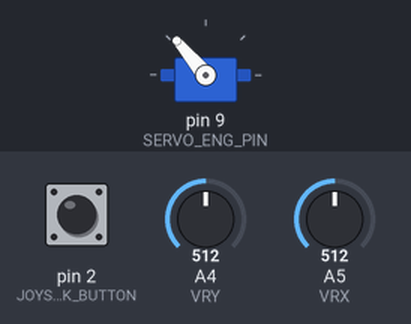
Bench run of a sketch on a simulated Arduino Uno, built with avr-gcc and run on an emulated ATmega328P. Parts: servo. Inputs (shaded band) come from the test bench; at power-on: A4 (VRY) = 512, pin 2 (JOYSTICK_BUTTON) HIGH, A5 (VRX) = 512.

Above: at 1.2 s.
1.3 s: A4 (VRY) set to 716
At 2.0 s:
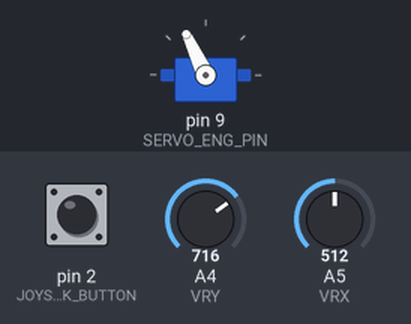
2.8 s: A4 (VRY) set to 1023
At 3.8 s:
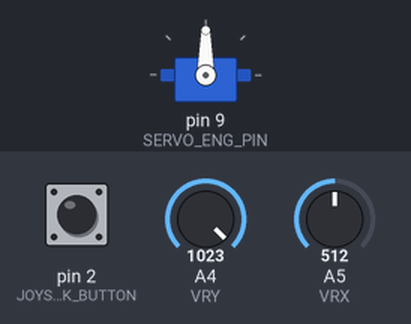
4.3 s: pin 2 (JOYSTICK_BUTTON) pulled LOW for 3.2 s
At 5.0 s:
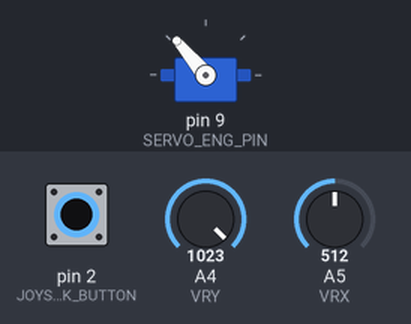
Timing chart, 0 to 9.0 s (numbered marks = the images above; inputs shaded):
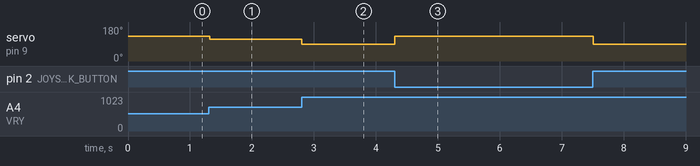

Measured:
- after the input at 1.3 s, servo on pin 9 (SERVO_ENG_PIN): 130° → 115° at once
- after the input at 2.8 s, servo on pin 9 (SERVO_ENG_PIN): 115° → 90° at once
- after the input at 4.3 s, servo on pin 9 (SERVO_ENG_PIN): 90° → 130° at once, → 90° 3.2 s later

The sketch:

robotic_claw.ino
```cpp
#include <Servo.h>

const int JOYSTICK_BUTTON = 2;
const int SERVO_ENG_PIN = 9;
const int VRY = A4;
const int VRX = A5;

const int CLOSE = 170;
const int OPEN = 90;

int leitura_vrx;
int leitura_vry;
int leitura_sw;
int posi_atual = 520;
boolean abrir = 0;
boolean fechar = 0;

Servo servo_motor;

void setup() {
  pinMode(VRX, INPUT);
  pinMode(VRY, INPUT);
  pinMode(JOYSTICK_BUTTON, INPUT_PULLUP);
  servo_motor.attach(SERVO_ENG_PIN);
}

void loop() {

  leitura_vry = analogRead(VRY);
  leitura_vrx = analogRead(VRX);
  leitura_vrx = map(leitura_vrx, 0, 1023, CLOSE, OPEN);
  servo_motor.write(leitura_vrx);
  delay(10);

  if (leitura_vry >= 550) {
    abrir = 1;
  }
  else if (leitura_vry <= 490) {
    fechar = 1;
  }
  while (abrir == 1) {
    leitura_vry = analogRead(VRY);
    leitura_sw = digitalRead(JOYSTICK_BUTTON);

    if (leitura_sw == HIGH) {
      if (leitura_vry > posi_atual) {
        posi_atual = leitura_vry;
        leitura_vry = map(leitura_vry, 0, 1023, CLOSE, OPEN);
        servo_motor.write(leitura_vry);
      }
    }
    else {
      abrir = 0;
      posi_atual = 520;
    }
  }

  while (fechar == 1) {
    leitura_vry = analogRead(VRY);
    leitura_sw = digitalRead(JOYSTICK_BUTTON);

    if (leitura_sw == HIGH) {
      if (leitura_vry < posi_atual) {
        posi_atual = leitura_vry;
        leitura_vry = map(leitura_vry, 0, 1023, CLOSE, OPEN);
        servo_motor.write(leitura_vry);
      }
    }
    else {
      fechar = 0;
      posi_atual = 520;
    }
  }
}
```
